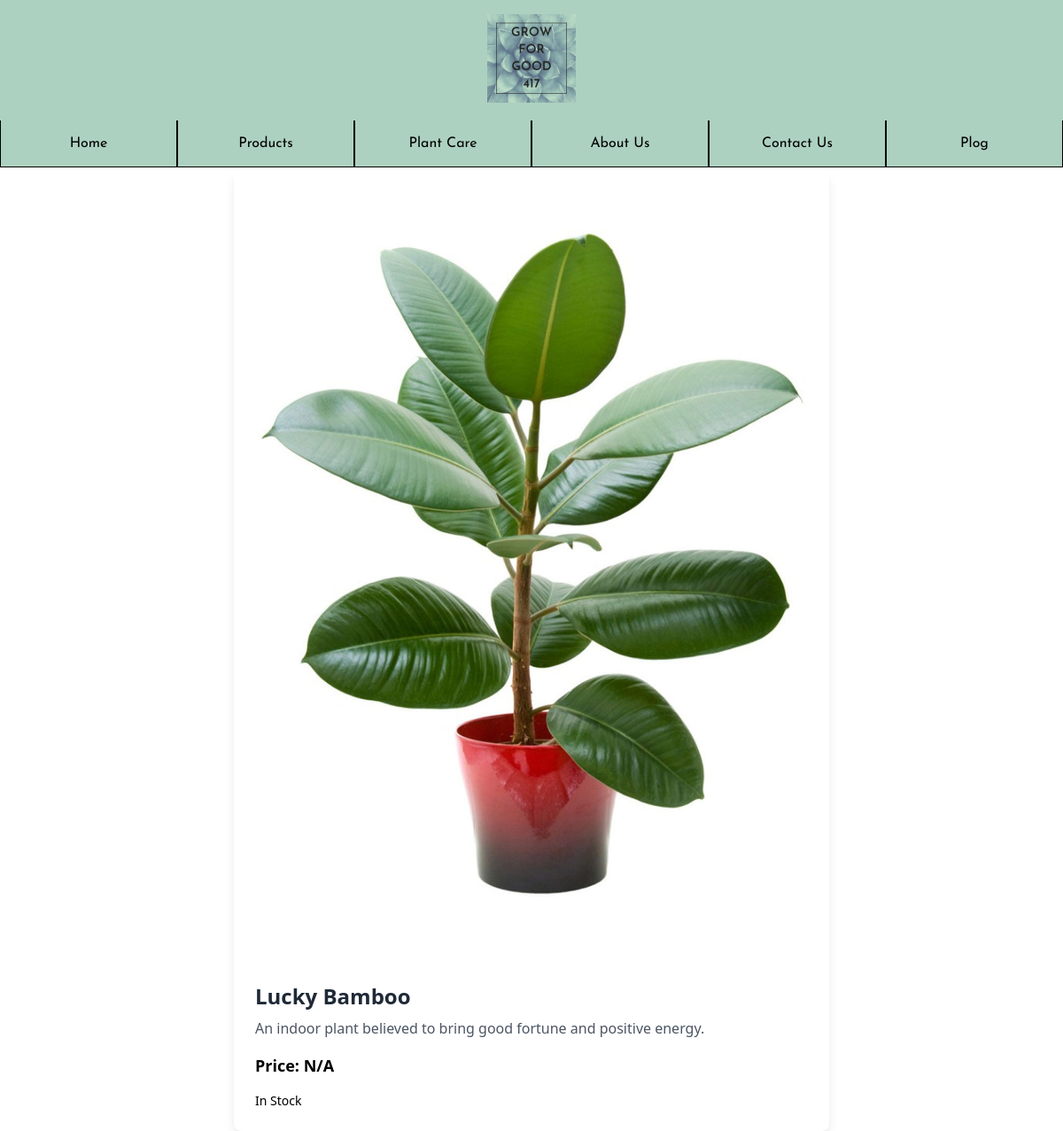
Page /view/productDetails.php?id=6 (signed in) on the committed database.
### tables this page shows
CREATE TABLE `PRODUCTS` (
  `productID` int(11) NOT NULL,
  `productName` varchar(350) NOT NULL,
  `productPrice` decimal(10,2) DEFAULT NULL,
  `productDesc` varchar(1000) NOT NULL,
  `productImage` varchar(350) NOT NULL,
  `inStock` tinyint(1) NOT NULL
);

### view/productDetails.php (the view, shortened to what this page needs)
<!DOCTYPE html>
<html lang="en">
<head>
    <link rel="stylesheet" href="output.css">
</head>
<body>
<?php
include '../controller/db_connection.php';
$productID = isset($_GET['id']) ? (int)$_GET['id'] : 0;
$sql = "SELECT * FROM products WHERE productID = :productID";
$stmt = $pdo->prepare($sql);
$stmt->bindParam(':productID', $productID, PDO::PARAM_INT);
$stmt->execute();
$product = $stmt->fetch(PDO::FETCH_ASSOC);
?>
<div class="container mx-auto px-4 py-8">
    <?php if ($product): ?>
        <div class="max-w-2xl mx-auto bg-white rounded-lg shadow-lg overflow-hidden">
            <img src="<?php echo htmlspecialchars($product['productImage']); ?>" alt="<?php echo htmlspecialchars($product['productName']); ?>" class="w-full h-64 object-cover">
            <div class="p-6">
                <h1 class="text-2xl font-bold text-gray-800 mb-2"><?php echo htmlspecialchars($product['productName']); ?></h1>
                <p class="text-gray-600 mb-4"><?php echo htmlspecialchars($product['productDesc']); ?></p>
                <p class="text-lg font-semibold text-green-700 mb-4">
                    Price: <?php echo $product['productPrice'] ? '$' . $product['productPrice'] : 'N/A'; ?>
                </p>
                <p class="text-sm <?php echo $product['inStock'] ? 'text-green-600' : 'text-red-600'; ?>">
                    <?php echo $product['inStock'] ? 'In Stock' : 'Out of Stock'; ?>
                </p>
            </div>
        </div>
    <?php endif; ?>
</div>
</body>
</html>

### rows in the picture
products: productImage (placeholder picture), productName "Lucky Bamboo", productDesc "An indoor plant believed to bring good fortune and positive energy."
